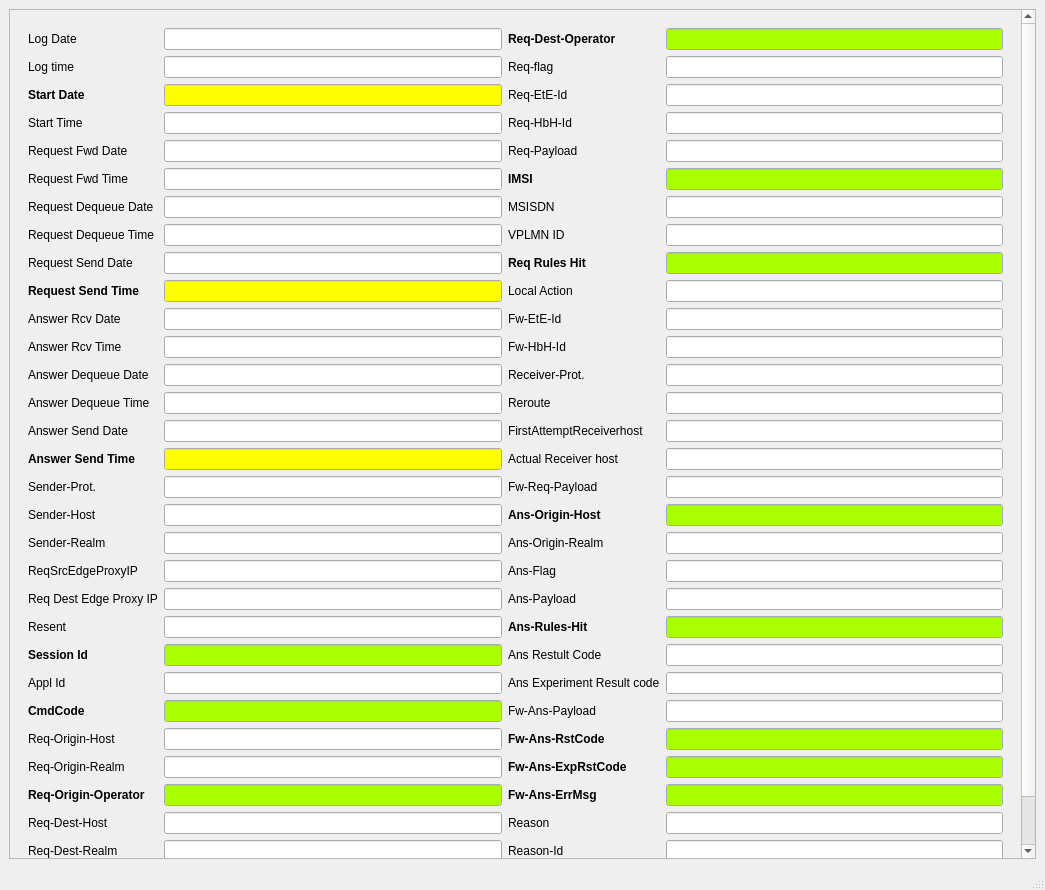
<?xml version="1.0" encoding="UTF-8"?>
<ui version="4.0">
 <class>Show_TDR</class>
 <widget class="QMainWindow" name="Show_TDR">
  <property name="geometry">
   <rect>
    <x>0</x>
    <y>0</y>
    <width>1045</width>
    <height>890</height>
   </rect>
  </property>
  <property name="windowTitle">
   <string>Show_TDR</string>
  </property>
  <widget class="QWidget" name="centralwidget">
   <layout class="QGridLayout" name="gridLayout">
    <item row="0" column="0">
     <widget class="QScrollArea" name="scrollArea">
      <property name="widgetResizable">
       <bool>true</bool>
      </property>
      <widget class="QWidget" name="scrollAreaWidgetContents">
       <property name="geometry">
        <rect>
         <x>0</x>
         <y>0</y>
         <width>1008</width>
         <height>900</height>
        </rect>
       </property>
       <property name="minimumSize">
        <size>
         <width>800</width>
         <height>900</height>
        </size>
       </property>
       <layout class="QGridLayout" name="gridLayout_2">
        <item row="0" column="0">
         <widget class="QWidget" name="widget" native="true">
          <property name="sizePolicy">
           <sizepolicy hsizetype="Preferred" vsizetype="Preferred">
            <horstretch>0</horstretch>
            <verstretch>0</verstretch>
           </sizepolicy>
          </property>
          <property name="maximumSize">
           <size>
            <width>16777215</width>
            <height>16777215</height>
           </size>
          </property>
          <layout class="QGridLayout" name="gridLayout_3">
           <item row="23" column="2">
            <widget class="QLabel" name="label_ans_experiment_result_code">
             <property name="text">
              <string>Ans Experiment Result code</string>
             </property>
            </widget>
           </item>
           <item row="25" column="2">
            <widget class="QLabel" name="label_fw_ans_rst_code">
             <property name="font">
              <font>
               <weight>75</weight>
               <bold>true</bold>
              </font>
             </property>
             <property name="text">
              <string>Fw-Ans-RstCode</string>
             </property>
            </widget>
           </item>
           <item row="22" column="2">
            <widget class="QLabel" name="label_ans_result_code">
             <property name="text">
              <string>Ans Restult Code</string>
             </property>
            </widget>
           </item>
           <item row="19" column="3">
            <widget class="QLineEdit" name="lineEdit_50_ans_flag"/>
           </item>
           <item row="19" column="2">
            <widget class="QLabel" name="label_ans_flag">
             <property name="text">
              <string>Ans-Flag</string>
             </property>
            </widget>
           </item>
           <item row="20" column="1">
            <widget class="QLineEdit" name="lineEdit_21_request_dest_edge_proxy_IP"/>
           </item>
           <item row="23" column="1">
            <widget class="QLineEdit" name="lineEdit_24_appl_id"/>
           </item>
           <item row="28" column="0">
            <widget class="QLabel" name="label_dest_host">
             <property name="text">
              <string>Req-Dest-Host</string>
             </property>
            </widget>
           </item>
           <item row="19" column="1">
            <widget class="QLineEdit" name="lineEdit_20_request_source_edge_proxy_IP"/>
           </item>
           <item row="8" column="0">
            <widget class="QLabel" name="label_request_send_date">
             <property name="text">
              <string>Request Send Date</string>
             </property>
            </widget>
           </item>
           <item row="7" column="3">
            <widget class="QLineEdit" name="lineEdit_38_vplmn_id"/>
           </item>
           <item row="29" column="2">
            <widget class="QLabel" name="label_reason_id">
             <property name="text">
              <string>Reason-Id</string>
             </property>
            </widget>
           </item>
           <item row="24" column="1">
            <widget class="QLineEdit" name="lineEdit_25_cmd_code">
             <property name="palette">
              <palette>
               <active>
                <colorrole role="Base">
                 <brush brushstyle="SolidPattern">
                  <color alpha="255">
                   <red>170</red>
                   <green>255</green>
                   <blue>0</blue>
                  </color>
                 </brush>
                </colorrole>
               </active>
               <inactive>
                <colorrole role="Base">
                 <brush brushstyle="SolidPattern">
                  <color alpha="255">
                   <red>170</red>
                   <green>255</green>
                   <blue>0</blue>
                  </color>
                 </brush>
                </colorrole>
               </inactive>
               <disabled>
                <colorrole role="Base">
                 <brush brushstyle="SolidPattern">
                  <color alpha="255">
                   <red>240</red>
                   <green>240</green>
                   <blue>240</blue>
                  </color>
                 </brush>
                </colorrole>
               </disabled>
              </palette>
             </property>
            </widget>
           </item>
           <item row="21" column="3">
            <widget class="QLineEdit" name="lineEdit_52_ans_rules_hit">
             <property name="palette">
              <palette>
               <active>
                <colorrole role="Base">
                 <brush brushstyle="SolidPattern">
                  <color alpha="255">
                   <red>170</red>
                   <green>255</green>
                   <blue>0</blue>
                  </color>
                 </brush>
                </colorrole>
               </active>
               <inactive>
                <colorrole role="Base">
                 <brush brushstyle="SolidPattern">
                  <color alpha="255">
                   <red>170</red>
                   <green>255</green>
                   <blue>0</blue>
                  </color>
                 </brush>
                </colorrole>
               </inactive>
               <disabled>
                <colorrole role="Base">
                 <brush brushstyle="SolidPattern">
                  <color alpha="255">
                   <red>240</red>
                   <green>240</green>
                   <blue>240</blue>
                  </color>
                 </brush>
                </colorrole>
               </disabled>
              </palette>
             </property>
            </widget>
           </item>
           <item row="23" column="3">
            <widget class="QLineEdit" name="lineEdit_54_ans_experiment_result_code"/>
           </item>
           <item row="20" column="2">
            <widget class="QLabel" name="label_ans_payload">
             <property name="text">
              <string>Ans-Payload</string>
             </property>
            </widget>
           </item>
           <item row="22" column="0">
            <widget class="QLabel" name="label_session_id">
             <property name="font">
              <font>
               <weight>75</weight>
               <bold>true</bold>
              </font>
             </property>
             <property name="text">
              <string>Session Id</string>
             </property>
            </widget>
           </item>
           <item row="20" column="3">
            <widget class="QLineEdit" name="lineEdit_51_ans_payload"/>
           </item>
           <item row="19" column="0">
            <widget class="QLabel" name="label_request_source_edge_proxy_IP">
             <property name="text">
              <string>ReqSrcEdgeProxyIP</string>
             </property>
            </widget>
           </item>
           <item row="25" column="3">
            <widget class="QLineEdit" name="lineEdit_56_fw_ans_rst_code">
             <property name="palette">
              <palette>
               <active>
                <colorrole role="Base">
                 <brush brushstyle="SolidPattern">
                  <color alpha="255">
                   <red>170</red>
                   <green>255</green>
                   <blue>0</blue>
                  </color>
                 </brush>
                </colorrole>
               </active>
               <inactive>
                <colorrole role="Base">
                 <brush brushstyle="SolidPattern">
                  <color alpha="255">
                   <red>170</red>
                   <green>255</green>
                   <blue>0</blue>
                  </color>
                 </brush>
                </colorrole>
               </inactive>
               <disabled>
                <colorrole role="Base">
                 <brush brushstyle="SolidPattern">
                  <color alpha="255">
                   <red>240</red>
                   <green>240</green>
                   <blue>240</blue>
                  </color>
                 </brush>
                </colorrole>
               </disabled>
              </palette>
             </property>
            </widget>
           </item>
           <item row="24" column="3">
            <widget class="QLineEdit" name="lineEdit_55_fw_ans_payload"/>
           </item>
           <item row="22" column="1">
            <widget class="QLineEdit" name="lineEdit_23_session_id">
             <property name="palette">
              <palette>
               <active>
                <colorrole role="Base">
                 <brush brushstyle="SolidPattern">
                  <color alpha="255">
                   <red>170</red>
                   <green>255</green>
                   <blue>0</blue>
                  </color>
                 </brush>
                </colorrole>
               </active>
               <inactive>
                <colorrole role="Base">
                 <brush brushstyle="SolidPattern">
                  <color alpha="255">
                   <red>170</red>
                   <green>255</green>
                   <blue>0</blue>
                  </color>
                 </brush>
                </colorrole>
               </inactive>
               <disabled>
                <colorrole role="Base">
                 <brush brushstyle="SolidPattern">
                  <color alpha="255">
                   <red>240</red>
                   <green>240</green>
                   <blue>240</blue>
                  </color>
                 </brush>
                </colorrole>
               </disabled>
              </palette>
             </property>
            </widget>
           </item>
           <item row="0" column="2">
            <widget class="QLabel" name="label_dest_operator">
             <property name="font">
              <font>
               <weight>75</weight>
               <bold>true</bold>
              </font>
             </property>
             <property name="text">
              <string>Req-Dest-Operator</string>
             </property>
            </widget>
           </item>
           <item row="24" column="0">
            <widget class="QLabel" name="label_cmd_code">
             <property name="font">
              <font>
               <weight>75</weight>
               <bold>true</bold>
              </font>
             </property>
             <property name="text">
              <string>CmdCode</string>
             </property>
            </widget>
           </item>
           <item row="20" column="0">
            <widget class="QLabel" name="label_request_dest_edge_proxy_IP">
             <property name="text">
              <string>Req Dest Edge Proxy IP</string>
             </property>
            </widget>
           </item>
           <item row="21" column="2">
            <widget class="QLabel" name="label_ans_rules_hit">
             <property name="font">
              <font>
               <weight>75</weight>
               <bold>true</bold>
              </font>
             </property>
             <property name="text">
              <string>Ans-Rules-Hit</string>
             </property>
            </widget>
           </item>
           <item row="23" column="0">
            <widget class="QLabel" name="label_appl_id">
             <property name="text">
              <string>Appl Id</string>
             </property>
            </widget>
           </item>
           <item row="21" column="0">
            <widget class="QLabel" name="label_resent">
             <property name="text">
              <string>Resent</string>
             </property>
            </widget>
           </item>
           <item row="3" column="3">
            <widget class="QLineEdit" name="lineEdit_34_req_hbh_id"/>
           </item>
           <item row="25" column="1">
            <widget class="QLineEdit" name="lineEdit_26_origin_host"/>
           </item>
           <item row="28" column="2">
            <widget class="QLabel" name="label_reason">
             <property name="text">
              <string>Reason</string>
             </property>
            </widget>
           </item>
           <item row="22" column="3">
            <widget class="QLineEdit" name="lineEdit_53_ans_result_code"/>
           </item>
           <item row="25" column="0">
            <widget class="QLabel" name="label_origin_host">
             <property name="text">
              <string>Req-Origin-Host</string>
             </property>
            </widget>
           </item>
           <item row="21" column="1">
            <widget class="QLineEdit" name="lineEdit_22_resent"/>
           </item>
           <item row="24" column="2">
            <widget class="QLabel" name="label_fw_ans_payload">
             <property name="text">
              <string>Fw-Ans-Payload</string>
             </property>
            </widget>
           </item>
           <item row="26" column="2">
            <widget class="QLabel" name="label_fw_ans_exp_rst_code">
             <property name="font">
              <font>
               <weight>75</weight>
               <bold>true</bold>
              </font>
             </property>
             <property name="text">
              <string>Fw-Ans-ExpRstCode</string>
             </property>
            </widget>
           </item>
           <item row="27" column="1">
            <widget class="QLineEdit" name="lineEdit_28_origin_Operator">
             <property name="palette">
              <palette>
               <active>
                <colorrole role="Base">
                 <brush brushstyle="SolidPattern">
                  <color alpha="255">
                   <red>170</red>
                   <green>255</green>
                   <blue>0</blue>
                  </color>
                 </brush>
                </colorrole>
               </active>
               <inactive>
                <colorrole role="Base">
                 <brush brushstyle="SolidPattern">
                  <color alpha="255">
                   <red>170</red>
                   <green>255</green>
                   <blue>0</blue>
                  </color>
                 </brush>
                </colorrole>
               </inactive>
               <disabled>
                <colorrole role="Base">
                 <brush brushstyle="SolidPattern">
                  <color alpha="255">
                   <red>240</red>
                   <green>240</green>
                   <blue>240</blue>
                  </color>
                 </brush>
                </colorrole>
               </disabled>
              </palette>
             </property>
            </widget>
           </item>
           <item row="29" column="1">
            <widget class="QLineEdit" name="lineEdit_30_dest_realm"/>
           </item>
           <item row="27" column="3">
            <widget class="QLineEdit" name="lineEdit_58_fw_ans_err_msg">
             <property name="palette">
              <palette>
               <active>
                <colorrole role="Base">
                 <brush brushstyle="SolidPattern">
                  <color alpha="255">
                   <red>170</red>
                   <green>255</green>
                   <blue>0</blue>
                  </color>
                 </brush>
                </colorrole>
               </active>
               <inactive>
                <colorrole role="Base">
                 <brush brushstyle="SolidPattern">
                  <color alpha="255">
                   <red>170</red>
                   <green>255</green>
                   <blue>0</blue>
                  </color>
                 </brush>
                </colorrole>
               </inactive>
               <disabled>
                <colorrole role="Base">
                 <brush brushstyle="SolidPattern">
                  <color alpha="255">
                   <red>240</red>
                   <green>240</green>
                   <blue>240</blue>
                  </color>
                 </brush>
                </colorrole>
               </disabled>
              </palette>
             </property>
            </widget>
           </item>
           <item row="9" column="0">
            <widget class="QLabel" name="label_request_send_time">
             <property name="font">
              <font>
               <weight>75</weight>
               <bold>true</bold>
              </font>
             </property>
             <property name="text">
              <string>Request Send Time</string>
             </property>
            </widget>
           </item>
           <item row="9" column="2">
            <widget class="QLabel" name="label_local_action">
             <property name="text">
              <string>Local Action</string>
             </property>
            </widget>
           </item>
           <item row="9" column="1">
            <widget class="QLineEdit" name="lineEdit_10_request_send_time">
             <property name="sizePolicy">
              <sizepolicy hsizetype="Expanding" vsizetype="Preferred">
               <horstretch>0</horstretch>
               <verstretch>0</verstretch>
              </sizepolicy>
             </property>
             <property name="minimumSize">
              <size>
               <width>0</width>
               <height>2</height>
              </size>
             </property>
             <property name="palette">
              <palette>
               <active>
                <colorrole role="Base">
                 <brush brushstyle="SolidPattern">
                  <color alpha="255">
                   <red>255</red>
                   <green>255</green>
                   <blue>0</blue>
                  </color>
                 </brush>
                </colorrole>
               </active>
               <inactive>
                <colorrole role="Base">
                 <brush brushstyle="SolidPattern">
                  <color alpha="255">
                   <red>255</red>
                   <green>255</green>
                   <blue>0</blue>
                  </color>
                 </brush>
                </colorrole>
               </inactive>
               <disabled>
                <colorrole role="Base">
                 <brush brushstyle="SolidPattern">
                  <color alpha="255">
                   <red>240</red>
                   <green>240</green>
                   <blue>240</blue>
                  </color>
                 </brush>
                </colorrole>
               </disabled>
              </palette>
             </property>
            </widget>
           </item>
           <item row="8" column="3">
            <widget class="QLineEdit" name="lineEdit_39_req_rules_hit">
             <property name="palette">
              <palette>
               <active>
                <colorrole role="Base">
                 <brush brushstyle="SolidPattern">
                  <color alpha="255">
                   <red>170</red>
                   <green>255</green>
                   <blue>0</blue>
                  </color>
                 </brush>
                </colorrole>
               </active>
               <inactive>
                <colorrole role="Base">
                 <brush brushstyle="SolidPattern">
                  <color alpha="255">
                   <red>170</red>
                   <green>255</green>
                   <blue>0</blue>
                  </color>
                 </brush>
                </colorrole>
               </inactive>
               <disabled>
                <colorrole role="Base">
                 <brush brushstyle="SolidPattern">
                  <color alpha="255">
                   <red>240</red>
                   <green>240</green>
                   <blue>240</blue>
                  </color>
                 </brush>
                </colorrole>
               </disabled>
              </palette>
             </property>
             <property name="font">
              <font>
               <italic>false</italic>
              </font>
             </property>
            </widget>
           </item>
           <item row="10" column="3">
            <widget class="QLineEdit" name="lineEdit_41_fw_ete_id"/>
           </item>
           <item row="10" column="1">
            <widget class="QLineEdit" name="lineEdit_11_answer_rcv_date"/>
           </item>
           <item row="10" column="0">
            <widget class="QLabel" name="label_answer_rcv_date">
             <property name="text">
              <string>Answer Rcv Date</string>
             </property>
            </widget>
           </item>
           <item row="26" column="1">
            <widget class="QLineEdit" name="lineEdit_27_origin_realm"/>
           </item>
           <item row="28" column="1">
            <widget class="QLineEdit" name="lineEdit_29_dest_host"/>
           </item>
           <item row="27" column="2">
            <widget class="QLabel" name="label_fw_ans_err_msg">
             <property name="font">
              <font>
               <weight>75</weight>
               <bold>true</bold>
              </font>
             </property>
             <property name="text">
              <string>Fw-Ans-ErrMsg</string>
             </property>
            </widget>
           </item>
           <item row="26" column="0">
            <widget class="QLabel" name="label_origin_realm">
             <property name="text">
              <string>Req-Origin-Realm</string>
             </property>
            </widget>
           </item>
           <item row="27" column="0">
            <widget class="QLabel" name="label_origin_Operator">
             <property name="font">
              <font>
               <weight>75</weight>
               <bold>true</bold>
              </font>
             </property>
             <property name="text">
              <string>Req-Origin-Operator</string>
             </property>
            </widget>
           </item>
           <item row="13" column="3">
            <widget class="QLineEdit" name="lineEdit_44_reroute"/>
           </item>
           <item row="29" column="0">
            <widget class="QLabel" name="label_dest_realm">
             <property name="text">
              <string>Req-Dest-Realm</string>
             </property>
            </widget>
           </item>
           <item row="11" column="0">
            <widget class="QLabel" name="label_answer_rcv_time">
             <property name="text">
              <string>Answer Rcv Time</string>
             </property>
            </widget>
           </item>
           <item row="11" column="1">
            <widget class="QLineEdit" name="lineEdit_12_answer_rcv_time"/>
           </item>
           <item row="14" column="0">
            <widget class="QLabel" name="label_answer_send_date">
             <property name="text">
              <string>Answer Send Date</string>
             </property>
            </widget>
           </item>
           <item row="11" column="3">
            <widget class="QLineEdit" name="lineEdit_42_fw_hbh_id"/>
           </item>
           <item row="12" column="2">
            <widget class="QLabel" name="label_receiver_prot">
             <property name="text">
              <string>Receiver-Prot.</string>
             </property>
            </widget>
           </item>
           <item row="17" column="2">
            <widget class="QLabel" name="label_ans_origin_host">
             <property name="font">
              <font>
               <weight>75</weight>
               <bold>true</bold>
              </font>
             </property>
             <property name="text">
              <string>Ans-Origin-Host</string>
             </property>
            </widget>
           </item>
           <item row="16" column="2">
            <widget class="QLabel" name="label_fw_req_payload">
             <property name="text">
              <string>Fw-Req-Payload</string>
             </property>
            </widget>
           </item>
           <item row="12" column="0">
            <widget class="QLabel" name="label_answer_dequeue_date">
             <property name="text">
              <string>Answer Dequeue Date</string>
             </property>
            </widget>
           </item>
           <item row="14" column="3">
            <widget class="QLineEdit" name="lineEdit_45_first_attempt_receiver_host"/>
           </item>
           <item row="14" column="1">
            <widget class="QLineEdit" name="lineEdit_15_answer_send_date"/>
           </item>
           <item row="17" column="3">
            <widget class="QLineEdit" name="lineEdit_48_ans_origin_host">
             <property name="palette">
              <palette>
               <active>
                <colorrole role="Base">
                 <brush brushstyle="SolidPattern">
                  <color alpha="255">
                   <red>170</red>
                   <green>255</green>
                   <blue>0</blue>
                  </color>
                 </brush>
                </colorrole>
               </active>
               <inactive>
                <colorrole role="Base">
                 <brush brushstyle="SolidPattern">
                  <color alpha="255">
                   <red>170</red>
                   <green>255</green>
                   <blue>0</blue>
                  </color>
                 </brush>
                </colorrole>
               </inactive>
               <disabled>
                <colorrole role="Base">
                 <brush brushstyle="SolidPattern">
                  <color alpha="255">
                   <red>240</red>
                   <green>240</green>
                   <blue>240</blue>
                  </color>
                 </brush>
                </colorrole>
               </disabled>
              </palette>
             </property>
            </widget>
           </item>
           <item row="14" column="2">
            <widget class="QLabel" name="label_first_attempt_receiver_host">
             <property name="text">
              <string>FirstAttemptReceiverhost</string>
             </property>
            </widget>
           </item>
           <item row="17" column="0">
            <widget class="QLabel" name="label_sender_host">
             <property name="text">
              <string>Sender-Host</string>
             </property>
            </widget>
           </item>
           <item row="15" column="2">
            <widget class="QLabel" name="label_actual_receiver_host">
             <property name="font">
              <font>
               <family>MS Shell Dlg 2</family>
               <weight>50</weight>
               <bold>false</bold>
              </font>
             </property>
             <property name="text">
              <string>Actual Receiver host</string>
             </property>
            </widget>
           </item>
           <item row="15" column="1">
            <widget class="QLineEdit" name="lineEdit_16_answer_send_Time">
             <property name="palette">
              <palette>
               <active>
                <colorrole role="Base">
                 <brush brushstyle="SolidPattern">
                  <color alpha="255">
                   <red>255</red>
                   <green>255</green>
                   <blue>0</blue>
                  </color>
                 </brush>
                </colorrole>
               </active>
               <inactive>
                <colorrole role="Base">
                 <brush brushstyle="SolidPattern">
                  <color alpha="255">
                   <red>255</red>
                   <green>255</green>
                   <blue>0</blue>
                  </color>
                 </brush>
                </colorrole>
               </inactive>
               <disabled>
                <colorrole role="Base">
                 <brush brushstyle="SolidPattern">
                  <color alpha="255">
                   <red>240</red>
                   <green>240</green>
                   <blue>240</blue>
                  </color>
                 </brush>
                </colorrole>
               </disabled>
              </palette>
             </property>
            </widget>
           </item>
           <item row="16" column="1">
            <widget class="QLineEdit" name="lineEdit_17_sender_prot"/>
           </item>
           <item row="16" column="3">
            <widget class="QLineEdit" name="lineEdit_47_fw_req_payload"/>
           </item>
           <item row="15" column="3">
            <widget class="QLineEdit" name="lineEdit_46_actual_receiver_host"/>
           </item>
           <item row="15" column="0">
            <widget class="QLabel" name="label_answer_send_Time">
             <property name="font">
              <font>
               <weight>75</weight>
               <bold>true</bold>
              </font>
             </property>
             <property name="text">
              <string>Answer Send Time</string>
             </property>
            </widget>
           </item>
           <item row="12" column="1">
            <widget class="QLineEdit" name="lineEdit_13_answer_dequeue_date"/>
           </item>
           <item row="18" column="2">
            <widget class="QLabel" name="label_ans_origin_realm">
             <property name="text">
              <string>Ans-Origin-Realm</string>
             </property>
            </widget>
           </item>
           <item row="13" column="1">
            <widget class="QLineEdit" name="lineEdit_14_answer_dequeue_time"/>
           </item>
           <item row="13" column="0">
            <widget class="QLabel" name="label_answer_dequeue_time">
             <property name="text">
              <string>Answer Dequeue Time</string>
             </property>
            </widget>
           </item>
           <item row="18" column="0">
            <widget class="QLabel" name="label_sender_realm">
             <property name="font">
              <font>
               <weight>50</weight>
               <italic>false</italic>
               <bold>false</bold>
               <strikeout>false</strikeout>
               <kerning>false</kerning>
              </font>
             </property>
             <property name="text">
              <string>Sender-Realm</string>
             </property>
            </widget>
           </item>
           <item row="12" column="3">
            <widget class="QLineEdit" name="lineEdit_43_receiver_prot"/>
           </item>
           <item row="18" column="1">
            <widget class="QLineEdit" name="lineEdit_19_sender_realm">
             <property name="enabled">
              <bool>true</bool>
             </property>
             <property name="font">
              <font>
               <underline>false</underline>
               <strikeout>false</strikeout>
               <kerning>false</kerning>
              </font>
             </property>
            </widget>
           </item>
           <item row="13" column="2">
            <widget class="QLabel" name="label_reroute">
             <property name="text">
              <string>Reroute</string>
             </property>
            </widget>
           </item>
           <item row="16" column="0">
            <widget class="QLabel" name="label_sender_prot">
             <property name="text">
              <string>Sender-Prot.</string>
             </property>
            </widget>
           </item>
           <item row="18" column="3">
            <widget class="QLineEdit" name="lineEdit_49_ans_origin_realm"/>
           </item>
           <item row="17" column="1">
            <widget class="QLineEdit" name="lineEdit_18_sender_host"/>
           </item>
           <item row="8" column="1">
            <widget class="QLineEdit" name="lineEdit_9_request_send_date"/>
           </item>
           <item row="3" column="0">
            <widget class="QLabel" name="label_start_time">
             <property name="font">
              <font>
               <weight>75</weight>
               <bold>true</bold>
              </font>
             </property>
             <property name="text">
              <string>&lt;html&gt;&lt;head/&gt;&lt;body&gt;&lt;p&gt;&lt;span style=&quot; font-weight:400;&quot;&gt;Start Time&lt;/span&gt;&lt;/p&gt;&lt;/body&gt;&lt;/html&gt;</string>
             </property>
            </widget>
           </item>
           <item row="10" column="2">
            <widget class="QLabel" name="label_fw_ete_id">
             <property name="text">
              <string>Fw-EtE-Id</string>
             </property>
            </widget>
           </item>
           <item row="6" column="3">
            <widget class="QLineEdit" name="lineEdit_37_msisdn"/>
           </item>
           <item row="5" column="0">
            <widget class="QLabel" name="label_request_fwd_time">
             <property name="text">
              <string>Request Fwd Time</string>
             </property>
            </widget>
           </item>
           <item row="9" column="3">
            <widget class="QLineEdit" name="lineEdit_40_local_action"/>
           </item>
           <item row="11" column="2">
            <widget class="QLabel" name="label_fw_hbh_id">
             <property name="text">
              <string>Fw-HbH-Id</string>
             </property>
            </widget>
           </item>
           <item row="3" column="1">
            <widget class="QLineEdit" name="lineEdit_4_start_time">
             <property name="baseSize">
              <size>
               <width>0</width>
               <height>0</height>
              </size>
             </property>
             <property name="palette">
              <palette>
               <active>
                <colorrole role="Base">
                 <brush brushstyle="SolidPattern">
                  <color alpha="255">
                   <red>255</red>
                   <green>255</green>
                   <blue>255</blue>
                  </color>
                 </brush>
                </colorrole>
               </active>
               <inactive>
                <colorrole role="Base">
                 <brush brushstyle="SolidPattern">
                  <color alpha="255">
                   <red>255</red>
                   <green>255</green>
                   <blue>255</blue>
                  </color>
                 </brush>
                </colorrole>
               </inactive>
               <disabled>
                <colorrole role="Base">
                 <brush brushstyle="SolidPattern">
                  <color alpha="255">
                   <red>240</red>
                   <green>240</green>
                   <blue>240</blue>
                  </color>
                 </brush>
                </colorrole>
               </disabled>
              </palette>
             </property>
            </widget>
           </item>
           <item row="7" column="2">
            <widget class="QLabel" name="label_vplmn_id">
             <property name="text">
              <string>VPLMN ID</string>
             </property>
            </widget>
           </item>
           <item row="2" column="2">
            <widget class="QLabel" name="label_req_ete_id">
             <property name="text">
              <string>Req-EtE-Id</string>
             </property>
            </widget>
           </item>
           <item row="5" column="3">
            <widget class="QLineEdit" name="lineEdit_36_imsi">
             <property name="palette">
              <palette>
               <active>
                <colorrole role="Base">
                 <brush brushstyle="SolidPattern">
                  <color alpha="255">
                   <red>170</red>
                   <green>255</green>
                   <blue>0</blue>
                  </color>
                 </brush>
                </colorrole>
               </active>
               <inactive>
                <colorrole role="Base">
                 <brush brushstyle="SolidPattern">
                  <color alpha="255">
                   <red>170</red>
                   <green>255</green>
                   <blue>0</blue>
                  </color>
                 </brush>
                </colorrole>
               </inactive>
               <disabled>
                <colorrole role="Base">
                 <brush brushstyle="SolidPattern">
                  <color alpha="255">
                   <red>240</red>
                   <green>240</green>
                   <blue>240</blue>
                  </color>
                 </brush>
                </colorrole>
               </disabled>
              </palette>
             </property>
            </widget>
           </item>
           <item row="7" column="1">
            <widget class="QLineEdit" name="lineEdit_8_request_dequeue_time"/>
           </item>
           <item row="3" column="2">
            <widget class="QLabel" name="label_req_hbh_id">
             <property name="text">
              <string>Req-HbH-Id</string>
             </property>
            </widget>
           </item>
           <item row="2" column="1">
            <widget class="QLineEdit" name="lineEdit_3_start_date">
             <property name="palette">
              <palette>
               <active>
                <colorrole role="Base">
                 <brush brushstyle="SolidPattern">
                  <color alpha="255">
                   <red>255</red>
                   <green>255</green>
                   <blue>0</blue>
                  </color>
                 </brush>
                </colorrole>
               </active>
               <inactive>
                <colorrole role="Base">
                 <brush brushstyle="SolidPattern">
                  <color alpha="255">
                   <red>255</red>
                   <green>255</green>
                   <blue>0</blue>
                  </color>
                 </brush>
                </colorrole>
               </inactive>
               <disabled>
                <colorrole role="Base">
                 <brush brushstyle="SolidPattern">
                  <color alpha="255">
                   <red>240</red>
                   <green>240</green>
                   <blue>240</blue>
                  </color>
                 </brush>
                </colorrole>
               </disabled>
              </palette>
             </property>
             <property name="toolTip">
              <string>&lt;html&gt;&lt;head/&gt;&lt;body&gt;&lt;p&gt;fdfd&lt;/p&gt;&lt;/body&gt;&lt;/html&gt;</string>
             </property>
            </widget>
           </item>
           <item row="5" column="1">
            <widget class="QLineEdit" name="lineEdit_6_rquest_fwd_time"/>
           </item>
           <item row="0" column="3">
            <widget class="QLineEdit" name="lineEdit_31_dest_operator">
             <property name="palette">
              <palette>
               <active>
                <colorrole role="Base">
                 <brush brushstyle="SolidPattern">
                  <color alpha="255">
                   <red>170</red>
                   <green>255</green>
                   <blue>0</blue>
                  </color>
                 </brush>
                </colorrole>
               </active>
               <inactive>
                <colorrole role="Base">
                 <brush brushstyle="SolidPattern">
                  <color alpha="255">
                   <red>170</red>
                   <green>255</green>
                   <blue>0</blue>
                  </color>
                 </brush>
                </colorrole>
               </inactive>
               <disabled>
                <colorrole role="Base">
                 <brush brushstyle="SolidPattern">
                  <color alpha="255">
                   <red>240</red>
                   <green>240</green>
                   <blue>240</blue>
                  </color>
                 </brush>
                </colorrole>
               </disabled>
              </palette>
             </property>
            </widget>
           </item>
           <item row="1" column="3">
            <widget class="QLineEdit" name="lineEdit_32_req_flag"/>
           </item>
           <item row="2" column="0">
            <widget class="QLabel" name="label_start_date">
             <property name="font">
              <font>
               <weight>75</weight>
               <bold>true</bold>
              </font>
             </property>
             <property name="text">
              <string>Start Date</string>
             </property>
            </widget>
           </item>
           <item row="0" column="0">
            <widget class="QLabel" name="label_log_date">
             <property name="text">
              <string>Log Date</string>
             </property>
            </widget>
           </item>
           <item row="28" column="3">
            <widget class="QLineEdit" name="lineEdit_59_reason"/>
           </item>
           <item row="29" column="3">
            <widget class="QLineEdit" name="lineEdit_60_reason_id"/>
           </item>
           <item row="26" column="3">
            <widget class="QLineEdit" name="lineEdit_57_fw_ans_exp_rst_code">
             <property name="palette">
              <palette>
               <active>
                <colorrole role="Base">
                 <brush brushstyle="SolidPattern">
                  <color alpha="255">
                   <red>170</red>
                   <green>255</green>
                   <blue>0</blue>
                  </color>
                 </brush>
                </colorrole>
               </active>
               <inactive>
                <colorrole role="Base">
                 <brush brushstyle="SolidPattern">
                  <color alpha="255">
                   <red>170</red>
                   <green>255</green>
                   <blue>0</blue>
                  </color>
                 </brush>
                </colorrole>
               </inactive>
               <disabled>
                <colorrole role="Base">
                 <brush brushstyle="SolidPattern">
                  <color alpha="255">
                   <red>240</red>
                   <green>240</green>
                   <blue>240</blue>
                  </color>
                 </brush>
                </colorrole>
               </disabled>
              </palette>
             </property>
            </widget>
           </item>
           <item row="7" column="0">
            <widget class="QLabel" name="label_request_dequeue_time">
             <property name="text">
              <string>Request Dequeue Time</string>
             </property>
            </widget>
           </item>
           <item row="2" column="3">
            <widget class="QLineEdit" name="lineEdit_33_req_ete_id"/>
           </item>
           <item row="4" column="1">
            <widget class="QLineEdit" name="lineEdit_5_request_fwd_date"/>
           </item>
           <item row="0" column="1">
            <widget class="QLineEdit" name="lineEdit_1_log_date"/>
           </item>
           <item row="1" column="0">
            <widget class="QLabel" name="label_log_time">
             <property name="text">
              <string>Log time</string>
             </property>
            </widget>
           </item>
           <item row="4" column="3">
            <widget class="QLineEdit" name="lineEdit_35_req_payload"/>
           </item>
           <item row="6" column="2">
            <widget class="QLabel" name="label_msisdn">
             <property name="text">
              <string>MSISDN</string>
             </property>
            </widget>
           </item>
           <item row="1" column="1">
            <widget class="QLineEdit" name="lineEdit_2_log_time"/>
           </item>
           <item row="8" column="2">
            <widget class="QLabel" name="label_req_rules_hit">
             <property name="font">
              <font>
               <weight>75</weight>
               <bold>true</bold>
              </font>
             </property>
             <property name="text">
              <string>&lt;html&gt;&lt;head/&gt;&lt;body&gt;&lt;p&gt;&lt;span style=&quot; font-weight:600; color:#000000;&quot;&gt;Req Rules Hit&lt;/span&gt;&lt;/p&gt;&lt;/body&gt;&lt;/html&gt;</string>
             </property>
            </widget>
           </item>
           <item row="6" column="0">
            <widget class="QLabel" name="label_request_dequeue_date">
             <property name="text">
              <string>Request Dequeue Date</string>
             </property>
            </widget>
           </item>
           <item row="1" column="2">
            <widget class="QLabel" name="label_req_flag">
             <property name="text">
              <string>Req-flag</string>
             </property>
            </widget>
           </item>
           <item row="4" column="2">
            <widget class="QLabel" name="label_req_payload">
             <property name="text">
              <string>Req-Payload</string>
             </property>
            </widget>
           </item>
           <item row="4" column="0">
            <widget class="QLabel" name="label_request_fwd_date">
             <property name="text">
              <string>Request Fwd Date</string>
             </property>
            </widget>
           </item>
           <item row="5" column="2">
            <widget class="QLabel" name="label_imsi">
             <property name="font">
              <font>
               <weight>75</weight>
               <bold>true</bold>
              </font>
             </property>
             <property name="text">
              <string>IMSI</string>
             </property>
            </widget>
           </item>
           <item row="6" column="1">
            <widget class="QLineEdit" name="lineEdit_7_request_dequeue_date"/>
           </item>
          </layout>
         </widget>
        </item>
       </layout>
      </widget>
     </widget>
    </item>
   </layout>
  </widget>
  <widget class="QStatusBar" name="statusbar"/>
 </widget>
 <resources/>
 <connections/>
</ui>
